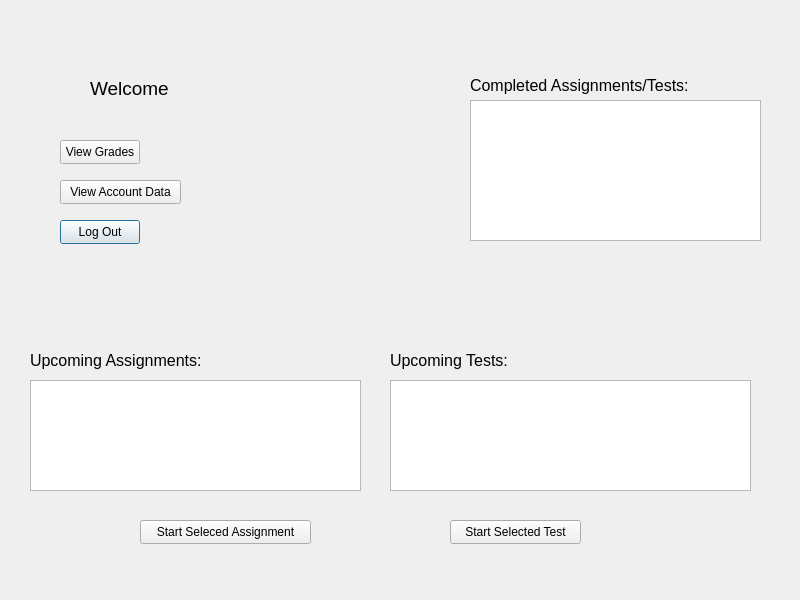
<?xml version="1.0" encoding="UTF-8"?>
<ui version="4.0">
 <class>studentMain</class>
 <widget class="QDialog" name="studentMain">
  <property name="geometry">
   <rect>
    <x>0</x>
    <y>0</y>
    <width>800</width>
    <height>600</height>
   </rect>
  </property>
  <property name="windowTitle">
   <string>Dialog</string>
  </property>
  <widget class="QStackedWidget" name="stackedWidget">
   <property name="geometry">
    <rect>
     <x>0</x>
     <y>0</y>
     <width>801</width>
     <height>621</height>
    </rect>
   </property>
   <property name="contextMenuPolicy">
    <enum>Qt::ContextMenuPolicy::DefaultContextMenu</enum>
   </property>
   <property name="toolTip">
    <string/>
   </property>
   <property name="currentIndex">
    <number>0</number>
   </property>
   <widget class="QWidget" name="studentMainPage">
    <widget class="QPushButton" name="SMLogOutButton">
     <property name="geometry">
      <rect>
       <x>60</x>
       <y>220</y>
       <width>80</width>
       <height>24</height>
      </rect>
     </property>
     <property name="text">
      <string>Log Out</string>
     </property>
    </widget>
    <widget class="QLabel" name="SMWelcomeLabel">
     <property name="geometry">
      <rect>
       <x>90</x>
       <y>80</y>
       <width>91</width>
       <height>16</height>
      </rect>
     </property>
     <property name="font">
      <font>
       <pointsize>14</pointsize>
      </font>
     </property>
     <property name="text">
      <string>Welcome </string>
     </property>
    </widget>
    <widget class="QLabel" name="SMNameLabel">
     <property name="geometry">
      <rect>
       <x>180</x>
       <y>80</y>
       <width>181</width>
       <height>21</height>
      </rect>
     </property>
     <property name="font">
      <font>
       <pointsize>14</pointsize>
      </font>
     </property>
     <property name="text">
      <string/>
     </property>
    </widget>
    <widget class="QLabel" name="SMUpcomingAssignmentsLabel">
     <property name="geometry">
      <rect>
       <x>30</x>
       <y>350</y>
       <width>181</width>
       <height>21</height>
      </rect>
     </property>
     <property name="font">
      <font>
       <pointsize>12</pointsize>
      </font>
     </property>
     <property name="text">
      <string>Upcoming Assignments:</string>
     </property>
    </widget>
    <widget class="QListWidget" name="SMUpcomingAssignmentsList">
     <property name="geometry">
      <rect>
       <x>30</x>
       <y>380</y>
       <width>331</width>
       <height>111</height>
      </rect>
     </property>
    </widget>
    <widget class="QListWidget" name="SMUpcomingTestsList">
     <property name="geometry">
      <rect>
       <x>390</x>
       <y>380</y>
       <width>361</width>
       <height>111</height>
      </rect>
     </property>
    </widget>
    <widget class="QLabel" name="SMUpcomingTestsLabel">
     <property name="geometry">
      <rect>
       <x>390</x>
       <y>350</y>
       <width>131</width>
       <height>21</height>
      </rect>
     </property>
     <property name="font">
      <font>
       <pointsize>12</pointsize>
      </font>
     </property>
     <property name="text">
      <string>Upcoming Tests:</string>
     </property>
    </widget>
    <widget class="QLabel" name="SMCompletedTasksLabel">
     <property name="geometry">
      <rect>
       <x>470</x>
       <y>70</y>
       <width>221</width>
       <height>31</height>
      </rect>
     </property>
     <property name="font">
      <font>
       <pointsize>12</pointsize>
      </font>
     </property>
     <property name="text">
      <string>Completed Assignments/Tests:</string>
     </property>
    </widget>
    <widget class="QListWidget" name="SMCompletedTasksList">
     <property name="geometry">
      <rect>
       <x>470</x>
       <y>100</y>
       <width>291</width>
       <height>141</height>
      </rect>
     </property>
    </widget>
    <widget class="QPushButton" name="SMStartSelectedAssignmentButton">
     <property name="geometry">
      <rect>
       <x>140</x>
       <y>520</y>
       <width>171</width>
       <height>24</height>
      </rect>
     </property>
     <property name="text">
      <string>Start Seleced Assignment</string>
     </property>
    </widget>
    <widget class="QPushButton" name="SMStartSelectedTestButton">
     <property name="geometry">
      <rect>
       <x>450</x>
       <y>520</y>
       <width>131</width>
       <height>24</height>
      </rect>
     </property>
     <property name="text">
      <string>Start Selected Test</string>
     </property>
    </widget>
    <widget class="QPushButton" name="SMViewAccountDataButton">
     <property name="geometry">
      <rect>
       <x>60</x>
       <y>180</y>
       <width>121</width>
       <height>24</height>
      </rect>
     </property>
     <property name="text">
      <string>View Account Data</string>
     </property>
    </widget>
    <widget class="QPushButton" name="SMViewGradesButton">
     <property name="geometry">
      <rect>
       <x>60</x>
       <y>140</y>
       <width>80</width>
       <height>24</height>
      </rect>
     </property>
     <property name="text">
      <string>View Grades</string>
     </property>
    </widget>
   </widget>
   <widget class="QWidget" name="SMAccountDetailsPage">
    <widget class="QPushButton" name="SMChangePasswordButton">
     <property name="geometry">
      <rect>
       <x>620</x>
       <y>110</y>
       <width>111</width>
       <height>41</height>
      </rect>
     </property>
     <property name="text">
      <string>Change Password</string>
     </property>
    </widget>
    <widget class="QPushButton" name="SMChangeEmailButton">
     <property name="geometry">
      <rect>
       <x>500</x>
       <y>110</y>
       <width>111</width>
       <height>41</height>
      </rect>
     </property>
     <property name="text">
      <string>Change Email</string>
     </property>
    </widget>
    <widget class="QPushButton" name="SMChangeSurnameButton">
     <property name="geometry">
      <rect>
       <x>620</x>
       <y>160</y>
       <width>111</width>
       <height>41</height>
      </rect>
     </property>
     <property name="text">
      <string>Change Surname</string>
     </property>
    </widget>
    <widget class="QPushButton" name="SMChangeNameButton">
     <property name="geometry">
      <rect>
       <x>500</x>
       <y>160</y>
       <width>111</width>
       <height>41</height>
      </rect>
     </property>
     <property name="text">
      <string>Change Name</string>
     </property>
    </widget>
    <widget class="QPushButton" name="SMAccountDetailsBackButton">
     <property name="geometry">
      <rect>
       <x>580</x>
       <y>510</y>
       <width>80</width>
       <height>24</height>
      </rect>
     </property>
     <property name="text">
      <string>Back</string>
     </property>
    </widget>
    <widget class="QLabel" name="SMADIDLabel">
     <property name="geometry">
      <rect>
       <x>40</x>
       <y>160</y>
       <width>49</width>
       <height>16</height>
      </rect>
     </property>
     <property name="font">
      <font>
       <pointsize>12</pointsize>
      </font>
     </property>
     <property name="text">
      <string>ID:</string>
     </property>
    </widget>
    <widget class="QLabel" name="SMADCurrentID">
     <property name="geometry">
      <rect>
       <x>140</x>
       <y>160</y>
       <width>181</width>
       <height>21</height>
      </rect>
     </property>
     <property name="font">
      <font>
       <pointsize>12</pointsize>
      </font>
     </property>
     <property name="text">
      <string/>
     </property>
    </widget>
    <widget class="QLabel" name="SMADNameLabel">
     <property name="geometry">
      <rect>
       <x>40</x>
       <y>200</y>
       <width>49</width>
       <height>16</height>
      </rect>
     </property>
     <property name="font">
      <font>
       <pointsize>12</pointsize>
      </font>
     </property>
     <property name="text">
      <string>Name:</string>
     </property>
    </widget>
    <widget class="QLabel" name="SMADCurrentName">
     <property name="geometry">
      <rect>
       <x>130</x>
       <y>190</y>
       <width>241</width>
       <height>31</height>
      </rect>
     </property>
     <property name="font">
      <font>
       <pointsize>12</pointsize>
      </font>
     </property>
     <property name="text">
      <string/>
     </property>
    </widget>
    <widget class="QLabel" name="SMADSurnameLabel">
     <property name="geometry">
      <rect>
       <x>40</x>
       <y>250</y>
       <width>71</width>
       <height>16</height>
      </rect>
     </property>
     <property name="font">
      <font>
       <pointsize>12</pointsize>
      </font>
     </property>
     <property name="text">
      <string>Surname:</string>
     </property>
    </widget>
    <widget class="QLabel" name="SMADCurrentSurname">
     <property name="geometry">
      <rect>
       <x>140</x>
       <y>240</y>
       <width>251</width>
       <height>31</height>
      </rect>
     </property>
     <property name="font">
      <font>
       <pointsize>12</pointsize>
      </font>
     </property>
     <property name="text">
      <string/>
     </property>
    </widget>
    <widget class="QLabel" name="SMADDateOfBirthLabel">
     <property name="geometry">
      <rect>
       <x>40</x>
       <y>300</y>
       <width>91</width>
       <height>16</height>
      </rect>
     </property>
     <property name="font">
      <font>
       <pointsize>12</pointsize>
      </font>
     </property>
     <property name="text">
      <string>Date of Birth:</string>
     </property>
    </widget>
    <widget class="QLabel" name="SMADCurrentDateOfBirth">
     <property name="geometry">
      <rect>
       <x>160</x>
       <y>290</y>
       <width>231</width>
       <height>31</height>
      </rect>
     </property>
     <property name="font">
      <font>
       <pointsize>12</pointsize>
      </font>
     </property>
     <property name="text">
      <string/>
     </property>
    </widget>
    <widget class="QLabel" name="SMADEmailLabel">
     <property name="geometry">
      <rect>
       <x>40</x>
       <y>350</y>
       <width>49</width>
       <height>16</height>
      </rect>
     </property>
     <property name="font">
      <font>
       <pointsize>12</pointsize>
      </font>
     </property>
     <property name="text">
      <string>Email:</string>
     </property>
    </widget>
    <widget class="QLabel" name="SMADCurrentEmail">
     <property name="geometry">
      <rect>
       <x>130</x>
       <y>340</y>
       <width>351</width>
       <height>31</height>
      </rect>
     </property>
     <property name="font">
      <font>
       <pointsize>12</pointsize>
      </font>
     </property>
     <property name="text">
      <string/>
     </property>
    </widget>
    <widget class="QLabel" name="SMADCourceCodeLabel">
     <property name="geometry">
      <rect>
       <x>40</x>
       <y>430</y>
       <width>101</width>
       <height>16</height>
      </rect>
     </property>
     <property name="font">
      <font>
       <pointsize>12</pointsize>
      </font>
     </property>
     <property name="text">
      <string>Cource Code:</string>
     </property>
    </widget>
    <widget class="QLabel" name="SMADCurrentCourceCode">
     <property name="geometry">
      <rect>
       <x>170</x>
       <y>430</y>
       <width>191</width>
       <height>31</height>
      </rect>
     </property>
     <property name="font">
      <font>
       <pointsize>12</pointsize>
      </font>
     </property>
     <property name="text">
      <string/>
     </property>
    </widget>
    <widget class="QLabel" name="SMADPasswordLabel">
     <property name="geometry">
      <rect>
       <x>40</x>
       <y>390</y>
       <width>71</width>
       <height>16</height>
      </rect>
     </property>
     <property name="font">
      <font>
       <pointsize>12</pointsize>
      </font>
     </property>
     <property name="text">
      <string>Password:</string>
     </property>
    </widget>
    <widget class="QLabel" name="SMADCurrentPassword">
     <property name="geometry">
      <rect>
       <x>140</x>
       <y>380</y>
       <width>291</width>
       <height>31</height>
      </rect>
     </property>
     <property name="font">
      <font>
       <pointsize>12</pointsize>
      </font>
     </property>
     <property name="text">
      <string/>
     </property>
    </widget>
   </widget>
   <widget class="QWidget" name="SMSolveTheTestPage">
    <widget class="QRadioButton" name="SMSTTAnswer1Button">
     <property name="geometry">
      <rect>
       <x>270</x>
       <y>280</y>
       <width>471</width>
       <height>22</height>
      </rect>
     </property>
     <property name="font">
      <font>
       <pointsize>12</pointsize>
      </font>
     </property>
     <property name="text">
      <string/>
     </property>
    </widget>
    <widget class="QRadioButton" name="SMSTTAnswer2Button">
     <property name="geometry">
      <rect>
       <x>270</x>
       <y>340</y>
       <width>481</width>
       <height>22</height>
      </rect>
     </property>
     <property name="font">
      <font>
       <pointsize>12</pointsize>
      </font>
     </property>
     <property name="text">
      <string/>
     </property>
    </widget>
    <widget class="QRadioButton" name="SMSTTAnswer3Button">
     <property name="geometry">
      <rect>
       <x>270</x>
       <y>390</y>
       <width>491</width>
       <height>22</height>
      </rect>
     </property>
     <property name="font">
      <font>
       <pointsize>12</pointsize>
      </font>
     </property>
     <property name="text">
      <string/>
     </property>
    </widget>
    <widget class="QRadioButton" name="SMSTTAnswer4Button">
     <property name="geometry">
      <rect>
       <x>270</x>
       <y>440</y>
       <width>491</width>
       <height>22</height>
      </rect>
     </property>
     <property name="font">
      <font>
       <pointsize>12</pointsize>
      </font>
     </property>
     <property name="text">
      <string/>
     </property>
    </widget>
    <widget class="QPushButton" name="SMSTTNextQuestionButton">
     <property name="geometry">
      <rect>
       <x>70</x>
       <y>510</y>
       <width>141</width>
       <height>24</height>
      </rect>
     </property>
     <property name="text">
      <string>Next Question</string>
     </property>
    </widget>
    <widget class="QLabel" name="SMSTTQuestionLabel">
     <property name="geometry">
      <rect>
       <x>50</x>
       <y>170</y>
       <width>701</width>
       <height>71</height>
      </rect>
     </property>
     <property name="font">
      <font>
       <pointsize>10</pointsize>
      </font>
     </property>
     <property name="text">
      <string/>
     </property>
     <property name="alignment">
      <set>Qt::AlignmentFlag::AlignCenter</set>
     </property>
    </widget>
    <widget class="QLabel" name="SMSTTCorrectAnswersLabel">
     <property name="geometry">
      <rect>
       <x>550</x>
       <y>70</y>
       <width>61</width>
       <height>31</height>
      </rect>
     </property>
     <property name="font">
      <font>
       <pointsize>14</pointsize>
      </font>
     </property>
     <property name="text">
      <string/>
     </property>
    </widget>
    <widget class="QLabel" name="SMSTTSlashLabel">
     <property name="geometry">
      <rect>
       <x>630</x>
       <y>70</y>
       <width>61</width>
       <height>31</height>
      </rect>
     </property>
     <property name="font">
      <font>
       <pointsize>14</pointsize>
      </font>
     </property>
     <property name="text">
      <string>/</string>
     </property>
     <property name="alignment">
      <set>Qt::AlignmentFlag::AlignCenter</set>
     </property>
    </widget>
    <widget class="QLabel" name="SMSTTAllAnswersLabel">
     <property name="geometry">
      <rect>
       <x>700</x>
       <y>70</y>
       <width>61</width>
       <height>31</height>
      </rect>
     </property>
     <property name="font">
      <font>
       <pointsize>14</pointsize>
      </font>
     </property>
     <property name="text">
      <string/>
     </property>
    </widget>
    <widget class="QLabel" name="label">
     <property name="geometry">
      <rect>
       <x>380</x>
       <y>80</y>
       <width>171</width>
       <height>20</height>
      </rect>
     </property>
     <property name="font">
      <font>
       <pointsize>14</pointsize>
      </font>
     </property>
     <property name="text">
      <string>Question number:</string>
     </property>
    </widget>
   </widget>
   <widget class="QWidget" name="SMSendTheAssignmentPage">
    <widget class="QLabel" name="SMSTALabel">
     <property name="geometry">
      <rect>
       <x>310</x>
       <y>60</y>
       <width>171</width>
       <height>21</height>
      </rect>
     </property>
     <property name="font">
      <font>
       <pointsize>12</pointsize>
      </font>
     </property>
     <property name="text">
      <string>Send Assignment</string>
     </property>
    </widget>
    <widget class="QLabel" name="SMSTATitleLabel">
     <property name="geometry">
      <rect>
       <x>30</x>
       <y>140</y>
       <width>341</width>
       <height>41</height>
      </rect>
     </property>
     <property name="font">
      <font>
       <pointsize>14</pointsize>
      </font>
     </property>
     <property name="text">
      <string/>
     </property>
     <property name="alignment">
      <set>Qt::AlignmentFlag::AlignLeading|Qt::AlignmentFlag::AlignLeft|Qt::AlignmentFlag::AlignTop</set>
     </property>
    </widget>
    <widget class="QLabel" name="SMSTADescriptionLabel">
     <property name="geometry">
      <rect>
       <x>20</x>
       <y>220</y>
       <width>391</width>
       <height>151</height>
      </rect>
     </property>
     <property name="font">
      <font>
       <pointsize>14</pointsize>
      </font>
     </property>
     <property name="text">
      <string/>
     </property>
     <property name="alignment">
      <set>Qt::AlignmentFlag::AlignLeading|Qt::AlignmentFlag::AlignLeft|Qt::AlignmentFlag::AlignTop</set>
     </property>
    </widget>
    <widget class="QPushButton" name="SMSTAAddFileButton">
     <property name="geometry">
      <rect>
       <x>580</x>
       <y>290</y>
       <width>80</width>
       <height>24</height>
      </rect>
     </property>
     <property name="text">
      <string>Add File</string>
     </property>
    </widget>
    <widget class="QPushButton" name="SMSTASendAssignmentButton">
     <property name="geometry">
      <rect>
       <x>140</x>
       <y>510</y>
       <width>131</width>
       <height>24</height>
      </rect>
     </property>
     <property name="text">
      <string>Send Assignment</string>
     </property>
    </widget>
    <widget class="QPushButton" name="SMSTACancelButton">
     <property name="geometry">
      <rect>
       <x>540</x>
       <y>510</y>
       <width>80</width>
       <height>24</height>
      </rect>
     </property>
     <property name="text">
      <string>Cancel</string>
     </property>
    </widget>
    <widget class="QListWidget" name="SMSTAFileList">
     <property name="geometry">
      <rect>
       <x>490</x>
       <y>180</y>
       <width>271</width>
       <height>91</height>
      </rect>
     </property>
    </widget>
   </widget>
   <widget class="QWidget" name="SMViewGradesPage">
    <widget class="QTableWidget" name="SMVGTable">
     <property name="geometry">
      <rect>
       <x>60</x>
       <y>100</y>
       <width>661</width>
       <height>411</height>
      </rect>
     </property>
    </widget>
    <widget class="QPushButton" name="SMVGBackButton">
     <property name="geometry">
      <rect>
       <x>590</x>
       <y>550</y>
       <width>80</width>
       <height>24</height>
      </rect>
     </property>
     <property name="text">
      <string>Back</string>
     </property>
    </widget>
   </widget>
  </widget>
 </widget>
 <resources/>
 <connections/>
</ui>
